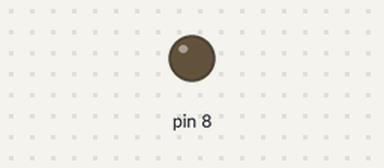
A sketch run on a simulated Arduino Uno, built with avr-gcc and run on an emulated ATmega328P. Parts: output pins drawn as LEDs (lit = HIGH). Wiring (inferred from the names in the program): DS1307 clock at I2C address 0x68. The local clock reads 2024-03-15 10:24:30 at power-on unless the sketch sets it; what the sketch prints to the serial monitor is not drawn.

Above: at 0.05 s.
Timing chart, 0 to 3.0 s (numbered marks = the images above):
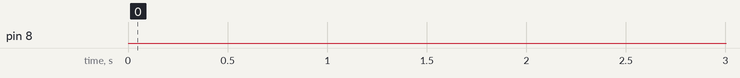

Measured:
- by itself, pin 8: LOW → HIGH at 11.0 s, → LOW 0.25 s later, → HIGH 1.0 s later, → LOW 0.25 s later, … (96 changes in this stretch)

The sketch:

real_time_clock.ino
```cpp
#include<Wire.h>
#include<DS1307.h>
DS1307 rtc;
void setup() {
  pinMode(8,OUTPUT);
 Serial.begin(9600);
  rtc.set(50,33,6,15,7,2019);/*sec,min,hour,day,month,year*/
  //rtc.stop();
  /*to stop timer*/
  rtc.start();
  /*to start timer*/


}
void alarm()
{digitalWrite(8,HIGH);
    delay(250);
    digitalWrite(8,LOW);

  }

void loop() {

  uint8_t sec,min,hour,day,month;
  uint16_t year;
  rtc.get(&sec,&min,&hour,&day,&month,&year);/*to get time from rtc*/
  Serial.print("Time:");
  Serial.print(hour,DEC);
  Serial.print(":");
  Serial.print(min,DEC);
  Serial.print(":");
  Serial.println(sec,DEC);
  Serial.print("Date:");
  Serial.print(day,DEC);
  Serial.print("/");
  Serial.print(month,DEC);
  Serial.print("/");
  Serial.print(year,DEC);
  delay(1000);
  if(hour==6&&min==34)
  { alarm();

  }

}
```
